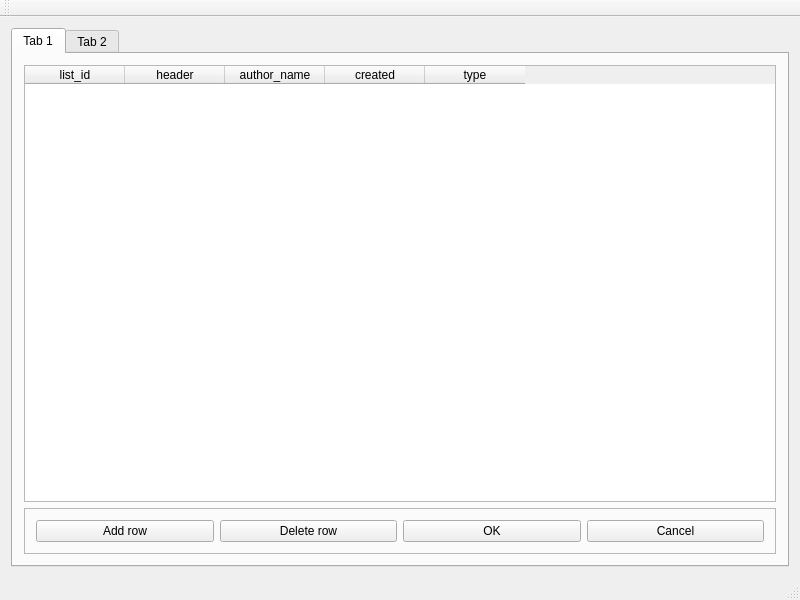
<?xml version="1.0" encoding="UTF-8"?>
<ui version="4.0">
 <class>MainWindow</class>
 <widget class="QMainWindow" name="MainWindow">
  <property name="geometry">
   <rect>
    <x>0</x>
    <y>0</y>
    <width>800</width>
    <height>600</height>
   </rect>
  </property>
  <property name="windowTitle">
   <string>MainWindow</string>
  </property>
  <widget class="QWidget" name="centralWidget">
   <layout class="QVBoxLayout" name="verticalLayout">
    <item>
     <widget class="QTabWidget" name="tabWidget">
      <property name="currentIndex">
       <number>0</number>
      </property>
      <widget class="QWidget" name="tab">
       <attribute name="title">
        <string>Tab 1</string>
       </attribute>
       <layout class="QVBoxLayout" name="verticalLayout_2">
        <item>
         <widget class="QTableWidget" name="tableWidget">
          <attribute name="verticalHeaderVisible">
           <bool>false</bool>
          </attribute>
          <column>
           <property name="text">
            <string>list_id</string>
           </property>
          </column>
          <column>
           <property name="text">
            <string>header</string>
           </property>
          </column>
          <column>
           <property name="text">
            <string>author_name</string>
           </property>
          </column>
          <column>
           <property name="text">
            <string>created</string>
           </property>
          </column>
          <column>
           <property name="text">
            <string>type</string>
           </property>
          </column>
         </widget>
        </item>
        <item>
         <widget class="QFrame" name="frame">
          <property name="frameShape">
           <enum>QFrame::StyledPanel</enum>
          </property>
          <property name="frameShadow">
           <enum>QFrame::Raised</enum>
          </property>
          <layout class="QHBoxLayout" name="horizontalLayout">
           <item>
            <widget class="QPushButton" name="pushButton">
             <property name="text">
              <string>Add row</string>
             </property>
            </widget>
           </item>
           <item>
            <widget class="QPushButton" name="pushButton_2">
             <property name="text">
              <string>Delete row</string>
             </property>
            </widget>
           </item>
           <item>
            <widget class="QPushButton" name="pushButton_3">
             <property name="text">
              <string>OK</string>
             </property>
            </widget>
           </item>
           <item>
            <widget class="QPushButton" name="pushButton_4">
             <property name="text">
              <string>Cancel</string>
             </property>
            </widget>
           </item>
          </layout>
         </widget>
        </item>
       </layout>
      </widget>
      <widget class="QWidget" name="tab_2">
       <attribute name="title">
        <string>Tab 2</string>
       </attribute>
       <layout class="QVBoxLayout" name="verticalLayout_3">
        <item>
         <widget class="QTableWidget" name="tableWidget_2">
          <attribute name="verticalHeaderVisible">
           <bool>false</bool>
          </attribute>
          <column>
           <property name="text">
            <string>item_id</string>
           </property>
          </column>
          <column>
           <property name="text">
            <string>list_id</string>
           </property>
          </column>
          <column>
           <property name="text">
            <string>body</string>
           </property>
          </column>
          <column>
           <property name="text">
            <string>number</string>
           </property>
          </column>
          <column>
           <property name="text">
            <string>status</string>
           </property>
          </column>
         </widget>
        </item>
        <item>
         <widget class="QFrame" name="frame_2">
          <property name="frameShape">
           <enum>QFrame::StyledPanel</enum>
          </property>
          <property name="frameShadow">
           <enum>QFrame::Raised</enum>
          </property>
          <layout class="QHBoxLayout" name="horizontalLayout_2">
           <item>
            <widget class="QPushButton" name="pushButton_7">
             <property name="text">
              <string>Add row</string>
             </property>
            </widget>
           </item>
           <item>
            <widget class="QPushButton" name="pushButton_8">
             <property name="text">
              <string>Delete row</string>
             </property>
            </widget>
           </item>
           <item>
            <widget class="QPushButton" name="pushButton_6">
             <property name="text">
              <string>OK</string>
             </property>
            </widget>
           </item>
           <item>
            <widget class="QPushButton" name="pushButton_5">
             <property name="text">
              <string>Cancel</string>
             </property>
            </widget>
           </item>
          </layout>
         </widget>
        </item>
       </layout>
      </widget>
     </widget>
    </item>
   </layout>
  </widget>
  <widget class="QMenuBar" name="menuBar">
   <property name="geometry">
    <rect>
     <x>0</x>
     <y>0</y>
     <width>800</width>
     <height>19</height>
    </rect>
   </property>
  </widget>
  <widget class="QToolBar" name="mainToolBar">
   <attribute name="toolBarArea">
    <enum>TopToolBarArea</enum>
   </attribute>
   <attribute name="toolBarBreak">
    <bool>false</bool>
   </attribute>
  </widget>
  <widget class="QStatusBar" name="statusBar"/>
 </widget>
 <layoutdefault spacing="6" margin="11"/>
 <resources/>
 <connections/>
</ui>
